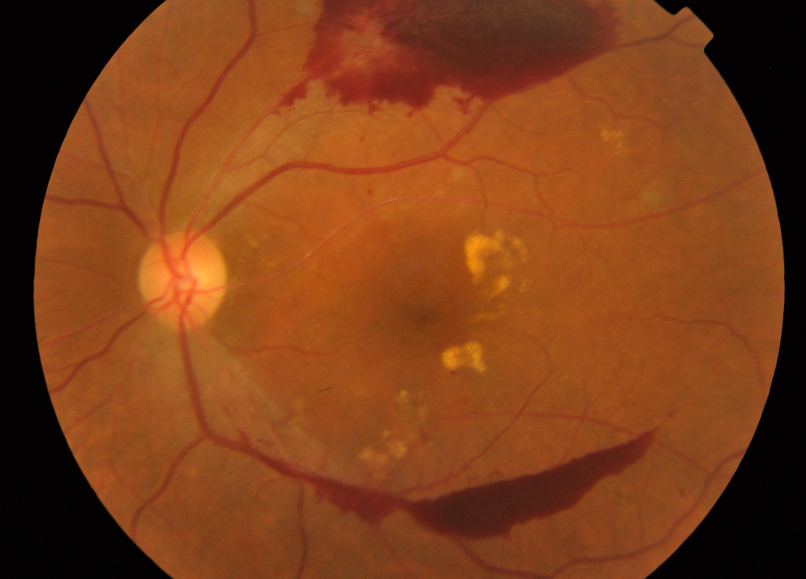
#> input picture test_before_train/6.png, 2416 x 1736 px, found by its file name (shown at 1/3 size)
$ python main-old-9.py
#> lines starting #> are read from the running program, lines starting #| are printed output that depends on the picture
from PIL import Image
import numpy as np
from skimage.morphology import disk, opening, closing
import matplotlib
matplotlib.use('Agg')  # Avoid plt.show() error in PyCharm
import matplotlib.pyplot as plt
import os

def preprocess_fundus_image(image_path):
    """
    Load, resize, normalize the fundus image to [-1, 1]
    """
#> called with image_path = 'test_before_train/6.png'
    img = Image.open(image_path).convert("RGB")
#> img is the input picture: PIL image 2416x1736 RGB; mean R, G, B 126.2, 63, 25.1
    resized_img = img.resize((640, 640), Image.LANCZOS)
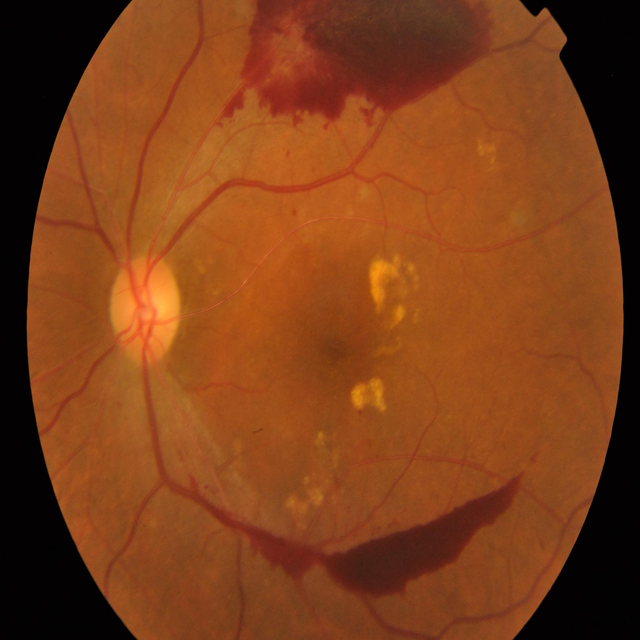
#> resized_img: PIL image 640x640 RGB; mean R, G, B 126.2, 63, 25.1
    img_array = np.array(resized_img, dtype=np.float32)
    normalized_array = (img_array / 255.0 * 2) - 1
#| Preprocessing done. Shape: (640, 640, 3)
    return normalized_array

def decompose_image_morphological_approximation(preprocessed_image_array, se_radius_small=3, threshold_factor=0.05):
    """
    Morphological approximation to extract dark (Idark) and bright (Ibri) regions
    """
#> called with se_radius_small = 3, threshold_factor = 0.05
    img_display_scale = (((preprocessed_image_array + 1) / 2) * 255).astype(np.uint8)

    if img_display_scale.ndim == 3:
        gray_img = img_display_scale[:, :, 1]  # Use green channel
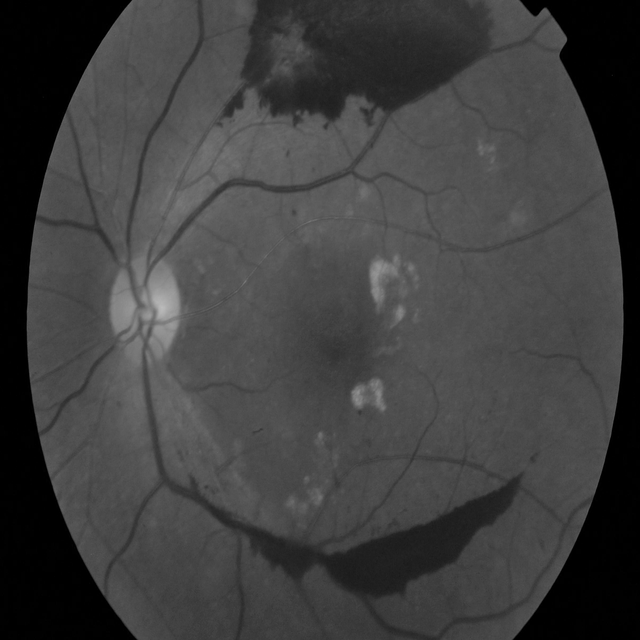
#> gray_img: shape (640, 640); min 0, max 187, mean 62.7
    else:
        gray_img = img_display_scale

    se_small = disk(se_radius_small)

    # Bright lesions
    opened = opening(gray_img, se_small)
    Ibri_raw = np.maximum(0, gray_img - opened)
    Ibri_float = Ibri_raw.astype(np.float32)
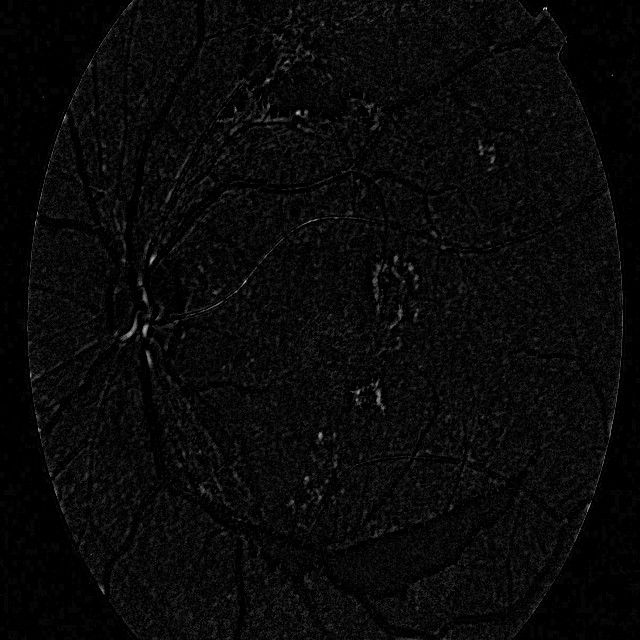
#> Ibri_float: shape (640, 640) float32; min 0, max 41, mean 1.4; drawn with min black and max white
    if Ibri_float.max() > 0:
        Ibri_float /= Ibri_float.max()
    Ibri_float[Ibri_float < threshold_factor] = 0
    Ibri = (Ibri_float * 2) - 1

    # Dark lesions
    closed = closing(gray_img, se_small)
    Idark_raw = np.maximum(0, closed - gray_img)
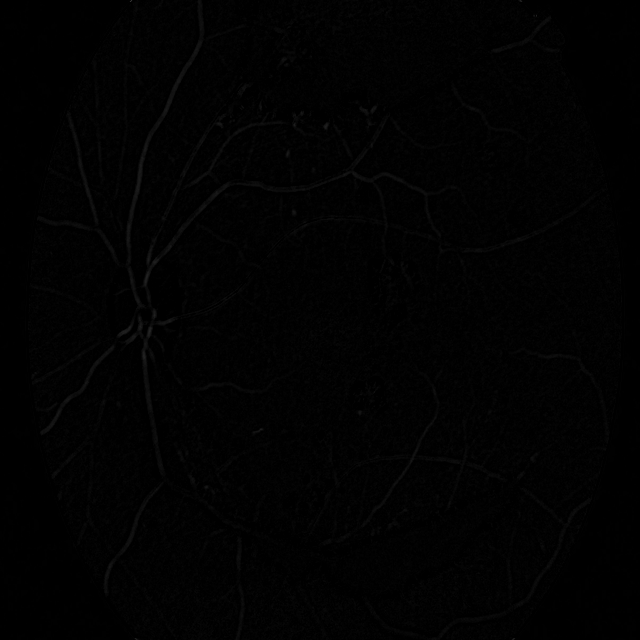
#> Idark_raw: shape (640, 640); min 0, max 52, mean 1.6
    Idark_float = Idark_raw.astype(np.float32)
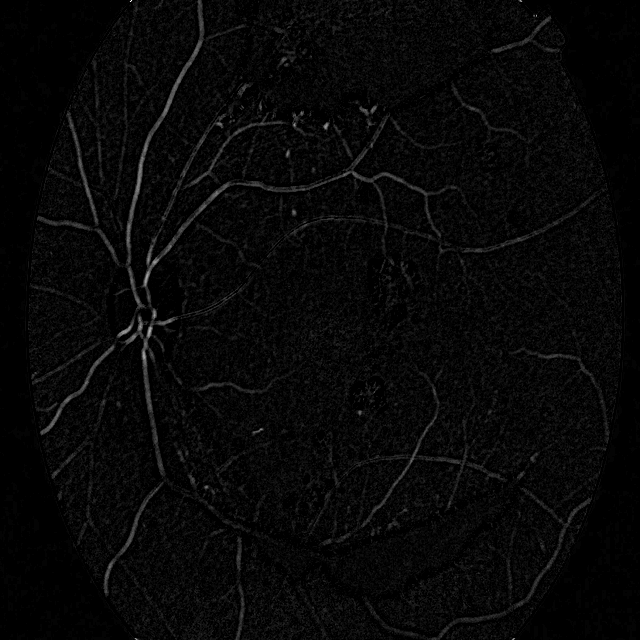
#> Idark_float: shape (640, 640) float32; min 0, max 52, mean 1.6; drawn with min black and max white
    if Idark_float.max() > 0:
        Idark_float /= Idark_float.max()
    Idark_float[Idark_float < threshold_factor] = 0
    Idark = (Idark_float * 2) - 1

    return Idark, Ibri

def save_result(image_array, filename):
    """ Save [-1, 1] image array to a file in [0, 255] scale """
#> called with filename = 'Idark_approximation.jpg'
    img_uint8 = (((image_array + 1) / 2) * 255).astype(np.uint8)
    Image.fromarray(img_uint8).save(filename)
    print("Saved:", filename)
    return img_uint8

def overlay_on_green_channel(original_array, mask_array, filename):
    """
    Overlay white mask on green channel of original image.
    """
#> called with filename = 'Idark_overlay_on_green.jpg'
    green = (((original_array + 1) / 2) * 255).astype(np.uint8)[:, :, 1]
    mask = (((mask_array + 1) / 2) * 255).astype(np.uint8)
    overlay = np.stack([green]*3, axis=-1)
    overlay[mask > 50] = [255, 255, 255]
    Image.fromarray(overlay).save(filename)
    print("Saved overlay:", filename)
    return overlay

# ==== Main ====
image_path = "test_before_train/6.png"  # Set your image path
preprocessed = preprocess_fundus_image(image_path)
print("Preprocessing done. Shape:", preprocessed.shape)

Idark, Ibri = decompose_image_morphological_approximation(
    preprocessed, se_radius_small=3, threshold_factor=0.05
)

# Save outputs
idark_display = save_result(Idark, "Idark_approximation.jpg")
ibri_display = save_result(Ibri, "Ibri_approximation.jpg")

# Save overlay (optional)
overlay_on_green_channel(preprocessed, Idark, "Idark_overlay_on_green.jpg")
overlay_on_green_channel(preprocessed, Ibri, "Ibri_overlay_on_green.jpg")
#> call 2 of overlay_on_green_channel, with filename = 'Ibri_overlay_on_green.jpg'
#> in overlay_on_green_channel (call 2), `overlay[mask > 50] = [255, 255, 255]`:
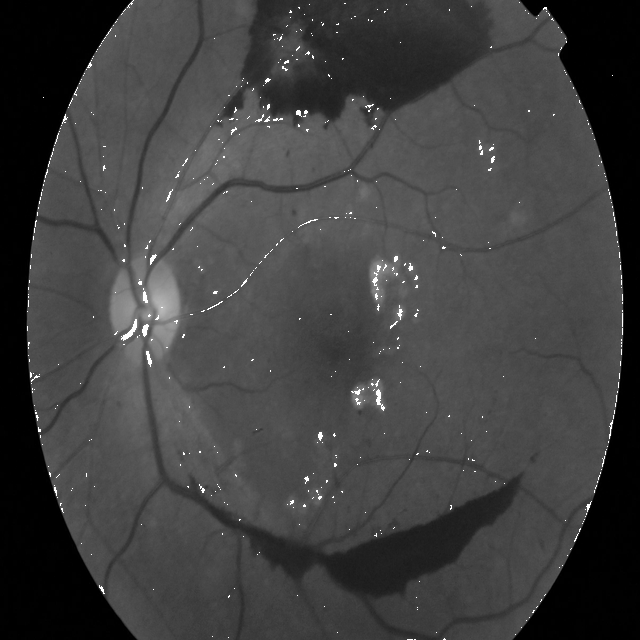
#> overlay: shape (640, 640, 3); min 0, max 255, mean 63.7

# Save matplotlib plots
plt.imsave("Idark_plot.jpg", idark_display, cmap="gray")
plt.imsave("Ibri_plot.jpg", ibri_display, cmap="gray")

print("All done.")

$ run again, with test_before_train/4.png copied over test_before_train/6.png
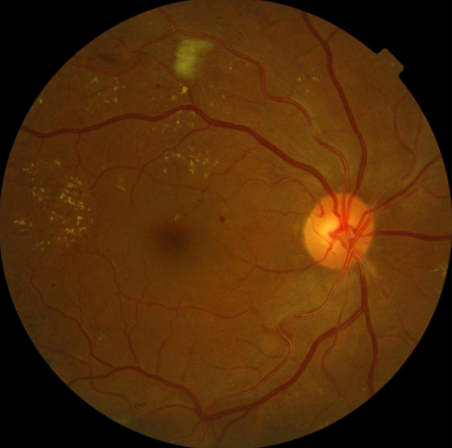
#> input picture test_before_train/4.png, 452 x 448 px, found by its file name
#| Preprocessing done. Shape: (640, 640, 3)
#> in decompose_image_morphological_approximation, `Idark_float = Idark_raw.astype(np.float32)`:
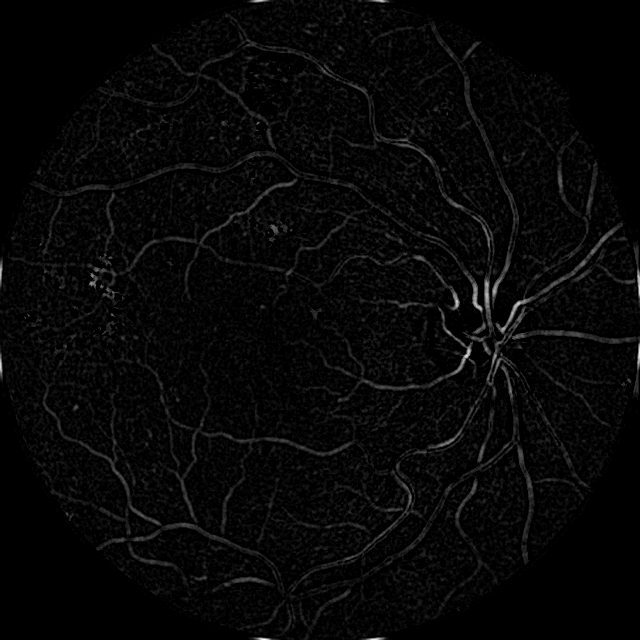
#> Idark_float: shape (640, 640) float32; min 0, max 47, mean 1.4; drawn with min black and max white
#> in overlay_on_green_channel (call 2), `overlay[mask > 50] = [255, 255, 255]`:
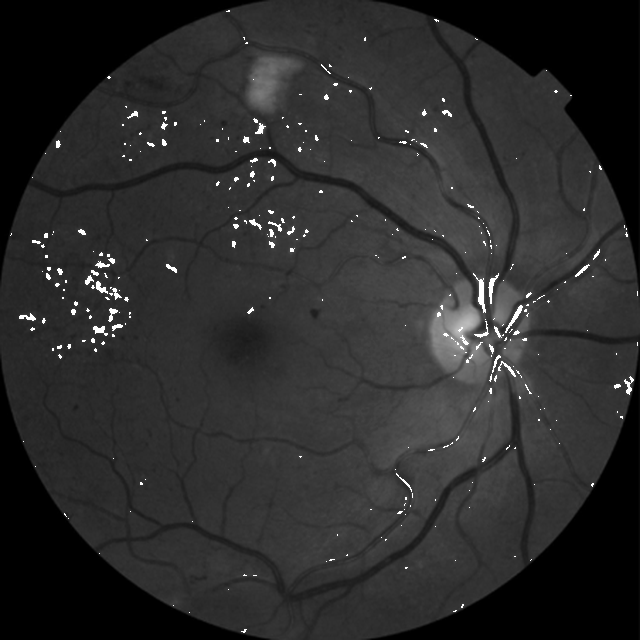
#> overlay: shape (640, 640, 3); min 0, max 255, mean 43.6

$ run again, with test_before_train/2.jpeg saved as test_before_train/6.png
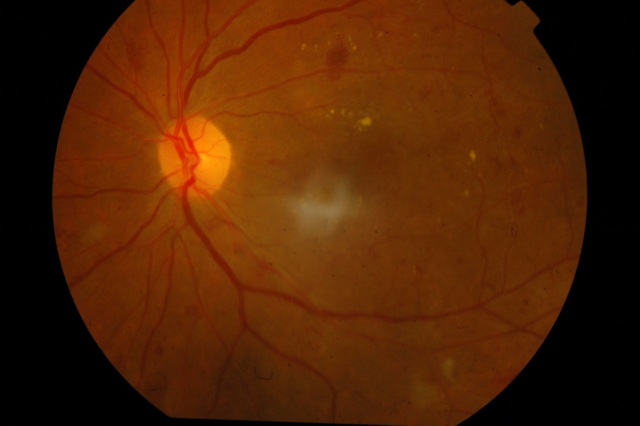
#> input picture test_before_train/2.jpeg, 1280 x 851 px, found by its file name (shown at 1/2 size)
#> in preprocess_fundus_image, img is the input picture: PIL image 1280x851 RGB; mean R, G, B 81.4, 35.2, 4.2
#| Preprocessing done. Shape: (640, 640, 3)
#> in decompose_image_morphological_approximation, `Idark_float = Idark_raw.astype(np.float32)`:
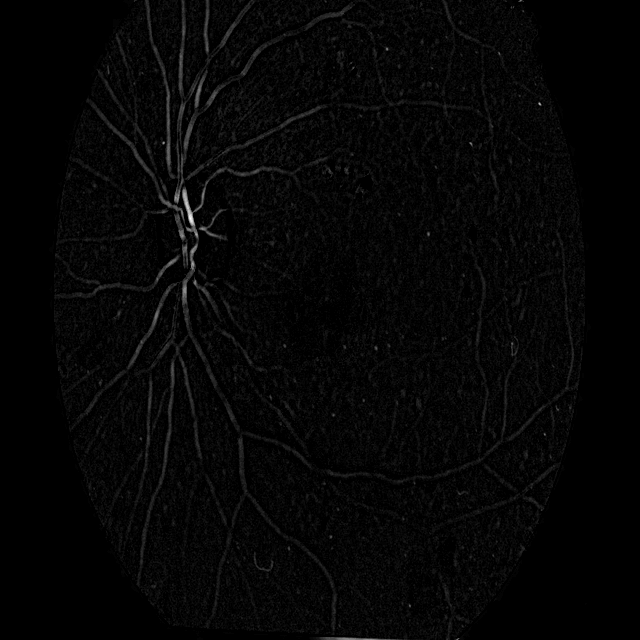
#> Idark_float: shape (640, 640) float32; min 0, max 58, mean 1.3; drawn with min black and max white
#> in overlay_on_green_channel (call 2), `overlay[mask > 50] = [255, 255, 255]`:
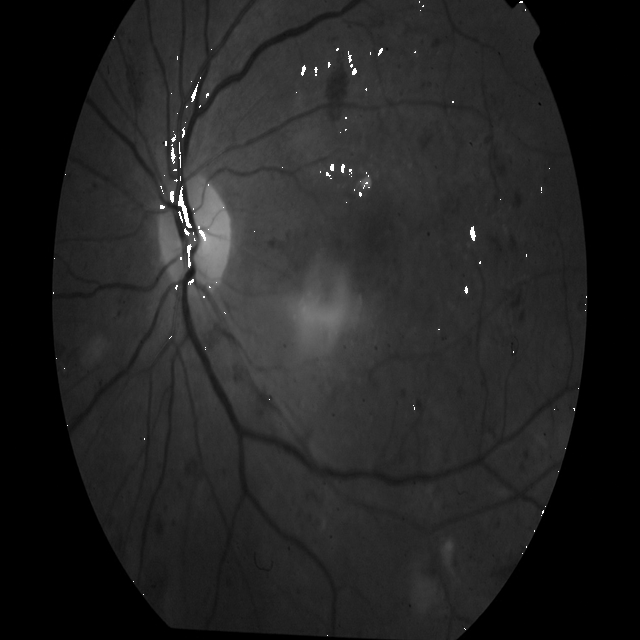
#> overlay: shape (640, 640, 3); min 0, max 255, mean 35
